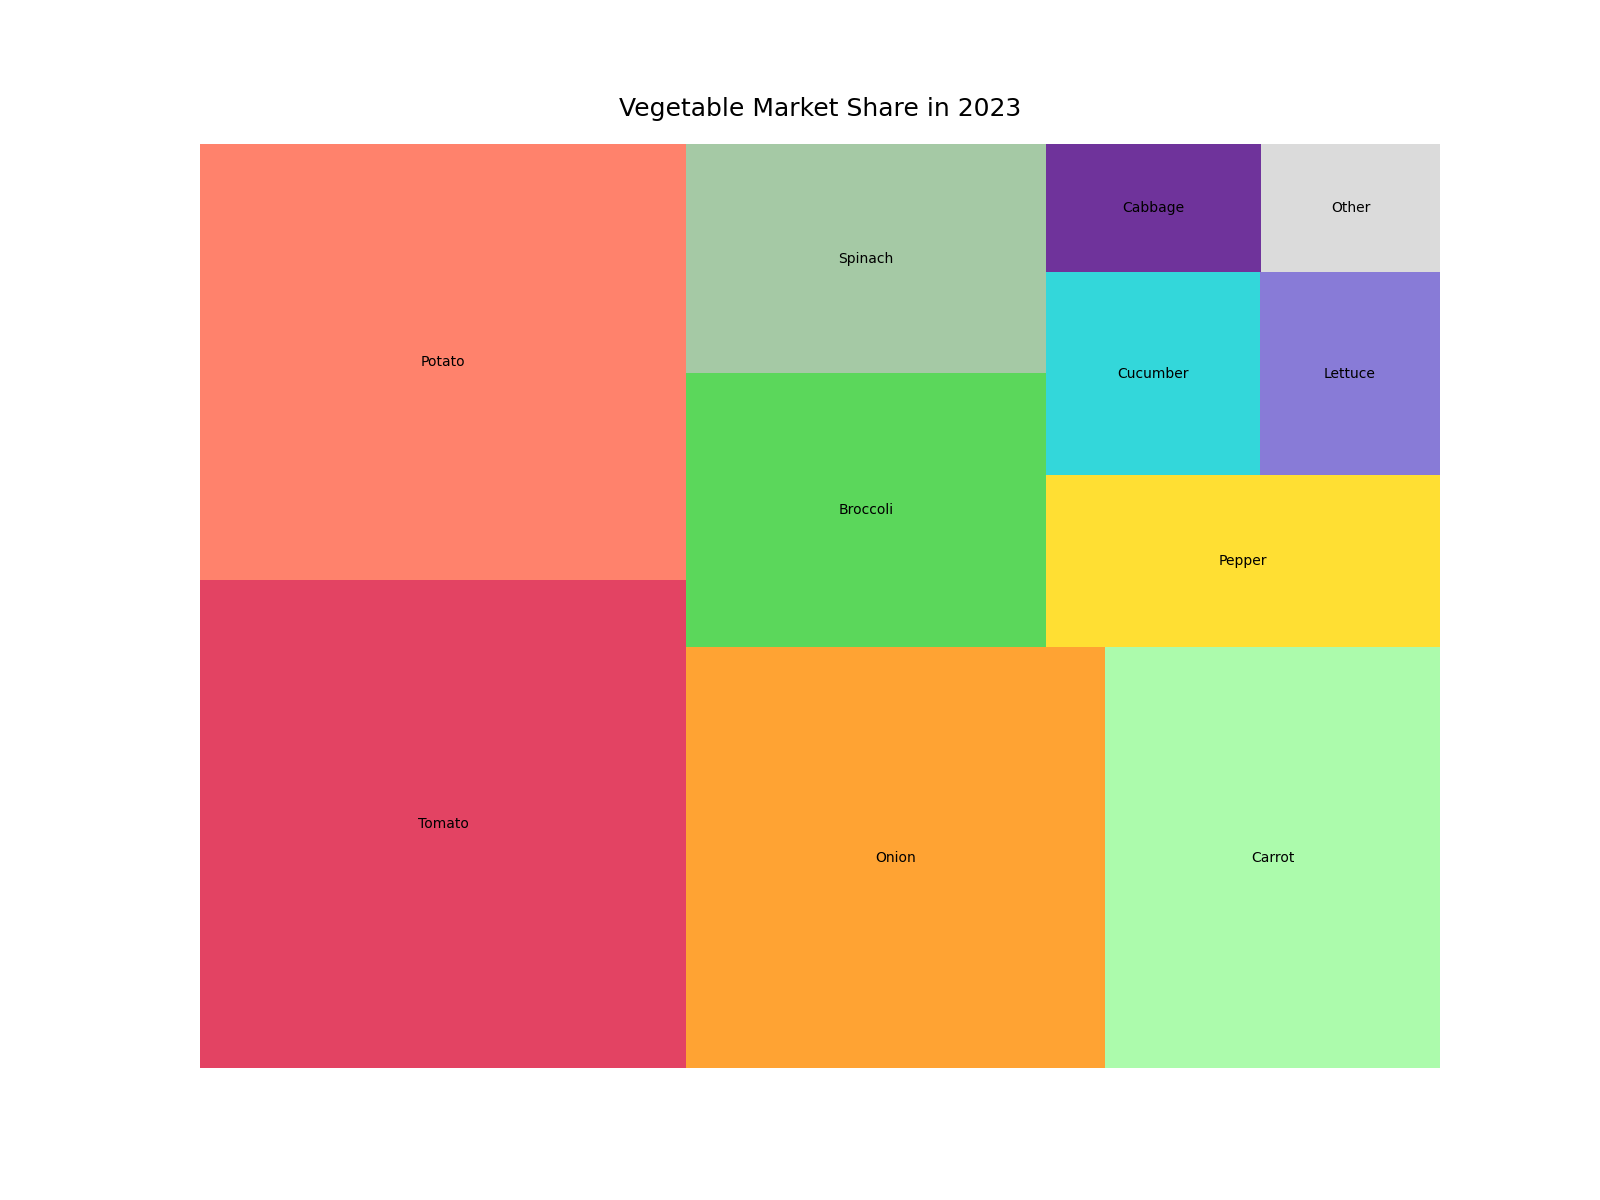

Write Python code to recreate this figure.
import matplotlib.pyplot as plt
import squarify

# Data points
vegetables = ['Tomato', 'Potato', 'Onion', 'Carrot', 'Broccoli', 'Spinach', 
              'Pepper', 'Cucumber', 'Lettuce', 'Cabbage', 'Other']
market_share = [20.7, 18.5, 15.4, 12.3, 8.6, 7.2, 5.9, 3.8, 3.2, 2.4, 2]

# Color scheme
colors = ['#DC143C', '#FF6347', '#FF8C00', '#98FB98', '#32CD32', '#8FBC8F', 
          '#FFD700', '#00CED1', '#6A5ACD', '#4B0082', '#D3D3D3']

plt.figure(figsize=(16, 12))
squarify.plot(sizes=market_share, label=vegetables, color=colors, alpha=0.8)

# Chart details
plt.title('Vegetable Market Share in 2023', fontsize=18, pad=20)
plt.axis('off')

plt.show()
